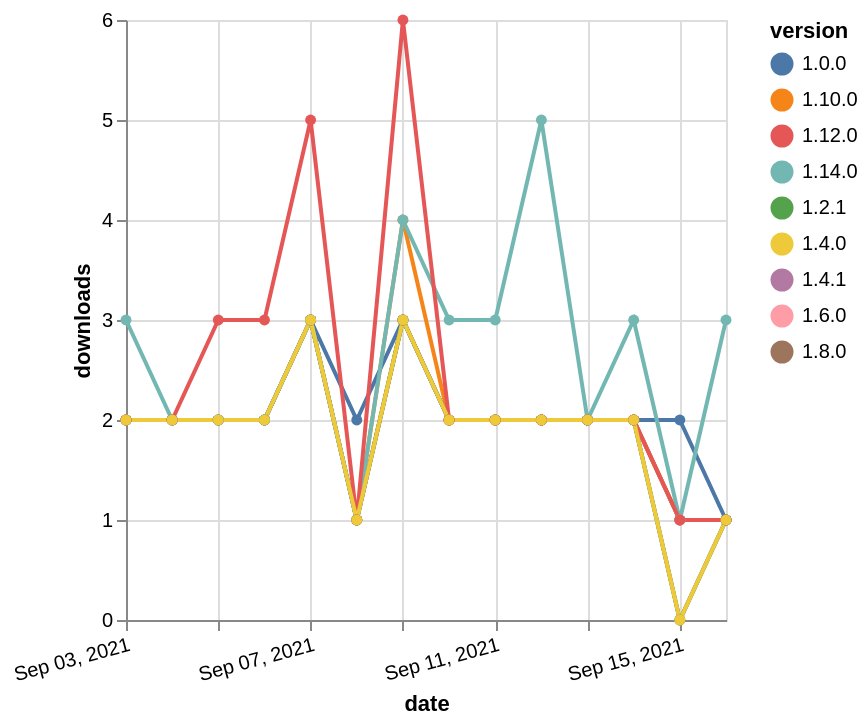

Vega-Lite specification stored for this chart:
### Vega-Lite specification from a JSON file in a GitHub repository (floating-point values rounded to 4 significant figures)
{"$schema": "https://vega.github.io/schema/vega-lite/v5.json", "description": "A simple bar chart with embedded data.", "data": {"values": [{"date": "2021-09-03", "total": 1627, "delta": 2, "version": "1.6.0"}, {"date": "2021-09-04", "total": 1629, "delta": 2, "version": "1.6.0"}, {"date": "2021-09-05", "total": 1631, "delta": 2, "version": "1.6.0"}, {"date": "2021-09-06", "total": 1633, "delta": 2, "version": "1.6.0"}, {"date": "2021-09-07", "total": 1636, "delta": 3, "version": "1.6.0"}, {"date": "2021-09-08", "total": 1637, "delta": 1, "version": "1.6.0"}, {"date": "2021-09-09", "total": 1640, "delta": 3, "version": "1.6.0"}, {"date": "2021-09-10", "total": 1642, "delta": 2, "version": "1.6.0"}, {"date": "2021-09-11", "total": 1644, "delta": 2, "version": "1.6.0"}, {"date": "2021-09-12", "total": 1646, "delta": 2, "version": "1.6.0"}, {"date": "2021-09-13", "total": 1648, "delta": 2, "version": "1.6.0"}, {"date": "2021-09-14", "total": 1650, "delta": 2, "version": "1.6.0"}, {"date": "2021-09-15", "total": 1651, "delta": 1, "version": "1.6.0"}, {"date": "2021-09-16", "total": 1652, "delta": 1, "version": "1.6.0"}, {"date": "2021-09-03", "total": 1474, "delta": 2, "version": "1.8.0"}, {"date": "2021-09-04", "total": 1476, "delta": 2, "version": "1.8.0"}, {"date": "2021-09-05", "total": 1478, "delta": 2, "version": "1.8.0"}, {"date": "2021-09-06", "total": 1480, "delta": 2, "version": "1.8.0"}, {"date": "2021-09-07", "total": 1483, "delta": 3, "version": "1.8.0"}, {"date": "2021-09-08", "total": 1484, "delta": 1, "version": "1.8.0"}, {"date": "2021-09-09", "total": 1487, "delta": 3, "version": "1.8.0"}, {"date": "2021-09-10", "total": 1489, "delta": 2, "version": "1.8.0"}, {"date": "2021-09-11", "total": 1491, "delta": 2, "version": "1.8.0"}, {"date": "2021-09-12", "total": 1493, "delta": 2, "version": "1.8.0"}, {"date": "2021-09-13", "total": 1495, "delta": 2, "version": "1.8.0"}, {"date": "2021-09-14", "total": 1497, "delta": 2, "version": "1.8.0"}, {"date": "2021-09-15", "total": 1498, "delta": 1, "version": "1.8.0"}, {"date": "2021-09-16", "total": 1499, "delta": 1, "version": "1.8.0"}, {"date": "2021-09-03", "total": 1018, "delta": 2, "version": "1.10.0"}, {"date": "2021-09-04", "total": 1020, "delta": 2, "version": "1.10.0"}, {"date": "2021-09-05", "total": 1022, "delta": 2, "version": "1.10.0"}, {"date": "2021-09-06", "total": 1024, "delta": 2, "version": "1.10.0"}, {"date": "2021-09-07", "total": 1027, "delta": 3, "version": "1.10.0"}, {"date": "2021-09-08", "total": 1028, "delta": 1, "version": "1.10.0"}, {"date": "2021-09-09", "total": 1032, "delta": 4, "version": "1.10.0"}, {"date": "2021-09-10", "total": 1034, "delta": 2, "version": "1.10.0"}, {"date": "2021-09-11", "total": 1036, "delta": 2, "version": "1.10.0"}, {"date": "2021-09-12", "total": 1038, "delta": 2, "version": "1.10.0"}, {"date": "2021-09-13", "total": 1040, "delta": 2, "version": "1.10.0"}, {"date": "2021-09-14", "total": 1042, "delta": 2, "version": "1.10.0"}, {"date": "2021-09-15", "total": 1043, "delta": 1, "version": "1.10.0"}, {"date": "2021-09-16", "total": 1044, "delta": 1, "version": "1.10.0"}, {"date": "2021-09-03", "total": 2896, "delta": 2, "version": "1.0.0"}, {"date": "2021-09-04", "total": 2898, "delta": 2, "version": "1.0.0"}, {"date": "2021-09-05", "total": 2900, "delta": 2, "version": "1.0.0"}, {"date": "2021-09-06", "total": 2902, "delta": 2, "version": "1.0.0"}, {"date": "2021-09-07", "total": 2905, "delta": 3, "version": "1.0.0"}, {"date": "2021-09-08", "total": 2907, "delta": 2, "version": "1.0.0"}, {"date": "2021-09-09", "total": 2910, "delta": 3, "version": "1.0.0"}, {"date": "2021-09-10", "total": 2912, "delta": 2, "version": "1.0.0"}, {"date": "2021-09-11", "total": 2914, "delta": 2, "version": "1.0.0"}, {"date": "2021-09-12", "total": 2916, "delta": 2, "version": "1.0.0"}, {"date": "2021-09-13", "total": 2918, "delta": 2, "version": "1.0.0"}, {"date": "2021-09-14", "total": 2920, "delta": 2, "version": "1.0.0"}, {"date": "2021-09-15", "total": 2922, "delta": 2, "version": "1.0.0"}, {"date": "2021-09-16", "total": 2923, "delta": 1, "version": "1.0.0"}, {"date": "2021-09-03", "total": 1981, "delta": 2, "version": "1.4.1"}, {"date": "2021-09-04", "total": 1983, "delta": 2, "version": "1.4.1"}, {"date": "2021-09-05", "total": 1985, "delta": 2, "version": "1.4.1"}, {"date": "2021-09-06", "total": 1987, "delta": 2, "version": "1.4.1"}, {"date": "2021-09-07", "total": 1990, "delta": 3, "version": "1.4.1"}, {"date": "2021-09-08", "total": 1991, "delta": 1, "version": "1.4.1"}, {"date": "2021-09-09", "total": 1994, "delta": 3, "version": "1.4.1"}, {"date": "2021-09-10", "total": 1996, "delta": 2, "version": "1.4.1"}, {"date": "2021-09-11", "total": 1998, "delta": 2, "version": "1.4.1"}, {"date": "2021-09-12", "total": 2000, "delta": 2, "version": "1.4.1"}, {"date": "2021-09-13", "total": 2002, "delta": 2, "version": "1.4.1"}, {"date": "2021-09-14", "total": 2004, "delta": 2, "version": "1.4.1"}, {"date": "2021-09-15", "total": 2004, "delta": 0, "version": "1.4.1"}, {"date": "2021-09-16", "total": 2005, "delta": 1, "version": "1.4.1"}, {"date": "2021-09-03", "total": 2276, "delta": 2, "version": "1.2.1"}, {"date": "2021-09-04", "total": 2278, "delta": 2, "version": "1.2.1"}, {"date": "2021-09-05", "total": 2280, "delta": 2, "version": "1.2.1"}, {"date": "2021-09-06", "total": 2282, "delta": 2, "version": "1.2.1"}, {"date": "2021-09-07", "total": 2285, "delta": 3, "version": "1.2.1"}, {"date": "2021-09-08", "total": 2286, "delta": 1, "version": "1.2.1"}, {"date": "2021-09-09", "total": 2289, "delta": 3, "version": "1.2.1"}, {"date": "2021-09-10", "total": 2291, "delta": 2, "version": "1.2.1"}, {"date": "2021-09-11", "total": 2293, "delta": 2, "version": "1.2.1"}, {"date": "2021-09-12", "total": 2295, "delta": 2, "version": "1.2.1"}, {"date": "2021-09-13", "total": 2297, "delta": 2, "version": "1.2.1"}, {"date": "2021-09-14", "total": 2299, "delta": 2, "version": "1.2.1"}, {"date": "2021-09-15", "total": 2299, "delta": 0, "version": "1.2.1"}, {"date": "2021-09-16", "total": 2300, "delta": 1, "version": "1.2.1"}, {"date": "2021-09-03", "total": 233, "delta": 3, "version": "1.14.0"}, {"date": "2021-09-04", "total": 235, "delta": 2, "version": "1.14.0"}, {"date": "2021-09-05", "total": 237, "delta": 2, "version": "1.14.0"}, {"date": "2021-09-06", "total": 239, "delta": 2, "version": "1.14.0"}, {"date": "2021-09-07", "total": 242, "delta": 3, "version": "1.14.0"}, {"date": "2021-09-08", "total": 243, "delta": 1, "version": "1.14.0"}, {"date": "2021-09-09", "total": 247, "delta": 4, "version": "1.14.0"}, {"date": "2021-09-10", "total": 250, "delta": 3, "version": "1.14.0"}, {"date": "2021-09-11", "total": 253, "delta": 3, "version": "1.14.0"}, {"date": "2021-09-12", "total": 258, "delta": 5, "version": "1.14.0"}, {"date": "2021-09-13", "total": 260, "delta": 2, "version": "1.14.0"}, {"date": "2021-09-14", "total": 263, "delta": 3, "version": "1.14.0"}, {"date": "2021-09-15", "total": 264, "delta": 1, "version": "1.14.0"}, {"date": "2021-09-16", "total": 267, "delta": 3, "version": "1.14.0"}, {"date": "2021-09-03", "total": 708, "delta": 2, "version": "1.12.0"}, {"date": "2021-09-04", "total": 710, "delta": 2, "version": "1.12.0"}, {"date": "2021-09-05", "total": 713, "delta": 3, "version": "1.12.0"}, {"date": "2021-09-06", "total": 716, "delta": 3, "version": "1.12.0"}, {"date": "2021-09-07", "total": 721, "delta": 5, "version": "1.12.0"}, {"date": "2021-09-08", "total": 722, "delta": 1, "version": "1.12.0"}, {"date": "2021-09-09", "total": 728, "delta": 6, "version": "1.12.0"}, {"date": "2021-09-10", "total": 730, "delta": 2, "version": "1.12.0"}, {"date": "2021-09-11", "total": 732, "delta": 2, "version": "1.12.0"}, {"date": "2021-09-12", "total": 734, "delta": 2, "version": "1.12.0"}, {"date": "2021-09-13", "total": 736, "delta": 2, "version": "1.12.0"}, {"date": "2021-09-14", "total": 738, "delta": 2, "version": "1.12.0"}, {"date": "2021-09-15", "total": 739, "delta": 1, "version": "1.12.0"}, {"date": "2021-09-16", "total": 740, "delta": 1, "version": "1.12.0"}, {"date": "2021-09-03", "total": 2034, "delta": 2, "version": "1.4.0"}, {"date": "2021-09-04", "total": 2036, "delta": 2, "version": "1.4.0"}, {"date": "2021-09-05", "total": 2038, "delta": 2, "version": "1.4.0"}, {"date": "2021-09-06", "total": 2040, "delta": 2, "version": "1.4.0"}, {"date": "2021-09-07", "total": 2043, "delta": 3, "version": "1.4.0"}, {"date": "2021-09-08", "total": 2044, "delta": 1, "version": "1.4.0"}, {"date": "2021-09-09", "total": 2047, "delta": 3, "version": "1.4.0"}, {"date": "2021-09-10", "total": 2049, "delta": 2, "version": "1.4.0"}, {"date": "2021-09-11", "total": 2051, "delta": 2, "version": "1.4.0"}, {"date": "2021-09-12", "total": 2053, "delta": 2, "version": "1.4.0"}, {"date": "2021-09-13", "total": 2055, "delta": 2, "version": "1.4.0"}, {"date": "2021-09-14", "total": 2057, "delta": 2, "version": "1.4.0"}, {"date": "2021-09-15", "total": 2057, "delta": 0, "version": "1.4.0"}, {"date": "2021-09-16", "total": 2058, "delta": 1, "version": "1.4.0"}]}, "width": "container", "mark": {"type": "line", "point": {"filled": true}}, "encoding": {"x": {"field": "date", "type": "temporal", "timeUnit": "yearmonthdate", "title": "date", "axis": {"labelAngle": -15}}, "y": {"field": "delta", "type": "quantitative", "title": "downloads"}, "color": {"field": "version", "type": "nominal"}, "tooltip": {"field": "delta"}}}
